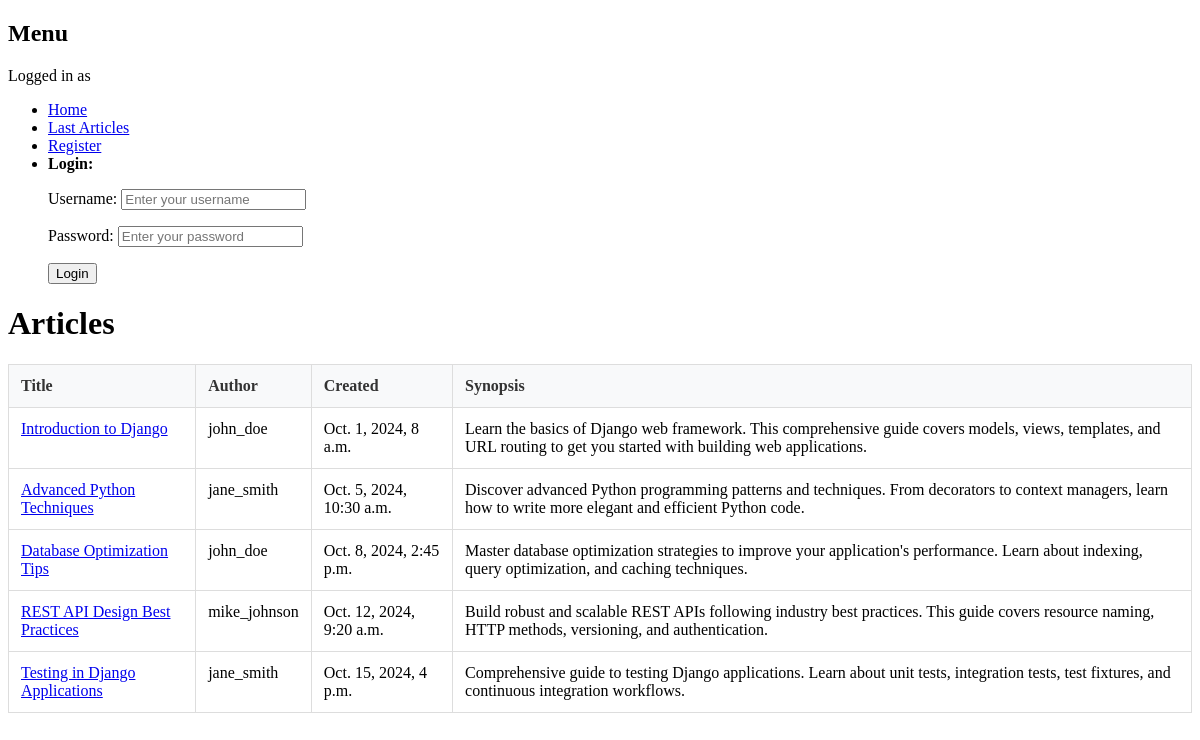
/articles/, run on an earlier commit of the app's database.
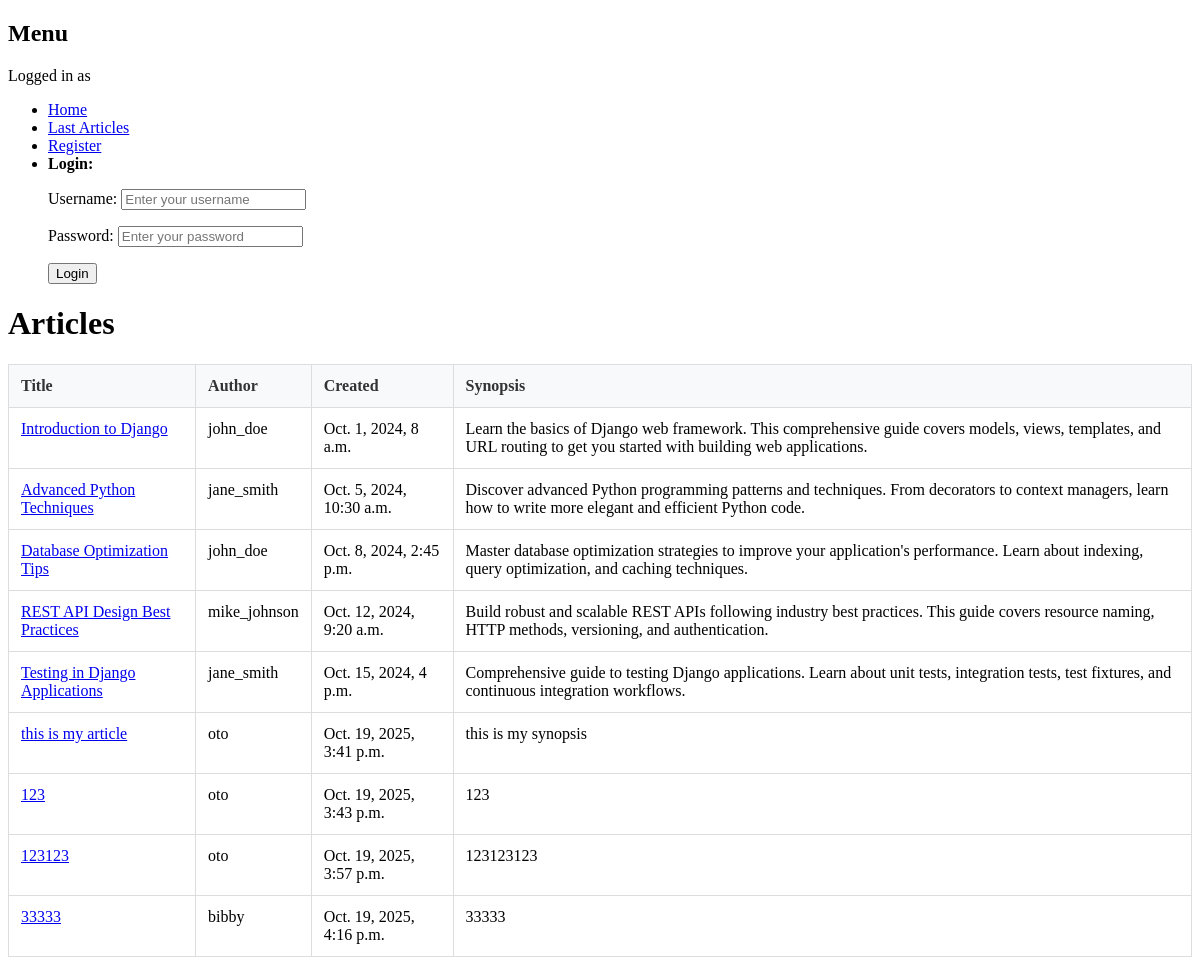
And on a later commit of the database.
### core/models.py (models this page shows, shortened)
class Article(models.Model):
    title = models.CharField(max_length=64, null=False)
    author = models.ForeignKey(User, on_delete=models.CASCADE, null=False)
    created = models.DateTimeField(auto_now_add=True, null=False)
    synopsis = models.CharField(max_length=312, null=False)
    content = models.TextField(null=False)

### ex00/views/articles.py (the view)
# urls.py: path("articles/", ArticlesView.as_view(), name="articles"),
class ArticlesView(ListView):
    model = Article
    template_name = "ex00/articles.html"

### ex00/forms.py (shortened to what this page needs)
class LoginForm(forms.Form):
    username = forms.CharField(
        max_length=150,
        widget=forms.TextInput(attrs={
            'class': 'form-control',
            'placeholder': 'Enter your username',
            'required': True
        })
    )
    password = forms.CharField(
        widget=forms.PasswordInput(attrs={
            'class': 'form-control',
            'placeholder': 'Enter your password',
            'required': True
        })
    )

### ex03/context_processors.py (called while the page is built)
def login_form_processor(request):
    if not request.user.is_authenticated:
        return {'login_form': LoginForm()}
    return {}

### templates/ex00/articles.html (shortened to what this page needs)
{% extends 'base.html' %}
{% block content %}
    <div class="container">
        <h1>Articles</h1>
        <table>
            <thead>
                <tr>
                    <th>Title</th>
                    <th>Author</th>
                    <th>Created</th>
                    <th>Synopsis</th>
                </tr>
            </thead>
            <tbody>
                {% for article in object_list %}
                    <tr>
                        <td><a href="{% url 'article_detail' article.id %}">{{ article.title }}</a></td>
                        <td>{{ article.author }}</td>
                        <td>{{ article.created }}</td>
                        <td>{{ article.synopsis }}</td>
                    </tr>
                {% endfor %}
            </tbody>
        </table>
    </div>
{% endblock %}

### templates/base.html (shortened to what this page needs)
<!DOCTYPE html>
<html lang="en">
<head>
</head>
<body>
    {% include 'ex03/menu.html' %}
    {% block content %}
    {% endblock %}
</body>
</html>

### templates/ex03/menu.html (shortened to what this page needs)
<nav>
    <h1>Menu</h1>
    <p>Logged in as {{ user.username }}</p>
    <ul>
        <li><a href="{% url 'home' %}">Home</a></li>
        <li><a href="{% url 'articles' %}">Last Articles</a></li>
        {% if user.is_authenticated %}
        <li><a href="{% url 'publications' %}">Publications</a></li>
        <li><a href="{% url 'favorite_articles' %}">Favorite Articles</a></li>
        <li><a href="{% url 'logout' %}">Logout</a></li>
        {% else %}
            <li><a href="{% url 'register' %}">Register</a></li>
            <li>
                <strong>Login:</strong>
                <form method="post" action="{% url 'login' %}">
                    {{ login_form.as_p }}
                    <button type="submit">Login</button>
                </form>
            </li>
        {% endif %}
    </ul>
</nav>

### templates/ex00/articles.html (style rules this page uses)
table { width: 100%; border-collapse: collapse; margin-top: 20px; }
th, td { border: 1px solid #ddd; padding: 12px; text-align: left; vertical-align: top; }
th { background-color: #f8f9fa; font-weight: bold; color: #333; }

What changed in the data, as far as the page shows it:
added Article: title "this is my article", author "oto", created "Oct. 19, 2025, 3:41 p.m.", synopsis "this is my synopsis"
added Article: title "123", author "oto", created "Oct. 19, 2025, 3:43 p.m.", synopsis "123"
added Article: title "123123", author "oto", created "Oct. 19, 2025, 3:57 p.m.", synopsis "123123123"
added Article: title "33333", author "bibby", created "Oct. 19, 2025, 4:16 p.m.", synopsis "33333"
